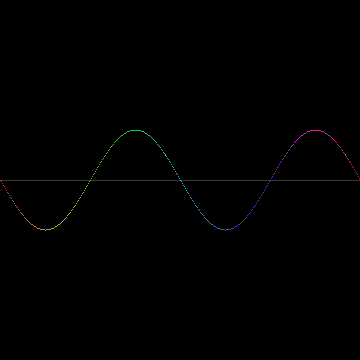
Frame 1 (no input)
Frame 60 (the mouse pressed at the canvas centre just before this capture): identical to frame 1, image omitted
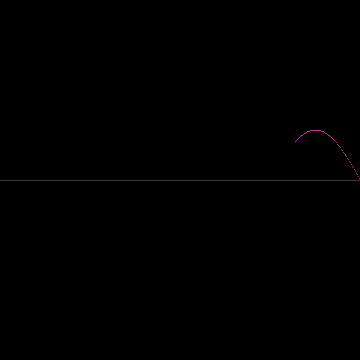
Frame 120 (the mouse held since frame 60 and released just before this capture)

The Processing sketch that drew these frames (run headless with seeded random() and noise(); from frame 60 on, the mouse is pressed at the canvas centre):

// Processing sketch: processing_163230
// ── processing_163230.pde

float a = 0;

void setup() {
  size (360, 360);
  colorMode(HSB,360);
}

void draw() {
  background(0);
  stroke(80);
  line(0, height/2, width, height/2);
  for (float i = 0+a; i < 360+a; i++) {
   stroke(i, 255, 360); 
   point(i, height/2+sin(radians(i*2))*50);
  }
  if (a > width) {
    a = -360;
  }
  a+=map(mouseX, 0, width, 0, 10);
}
